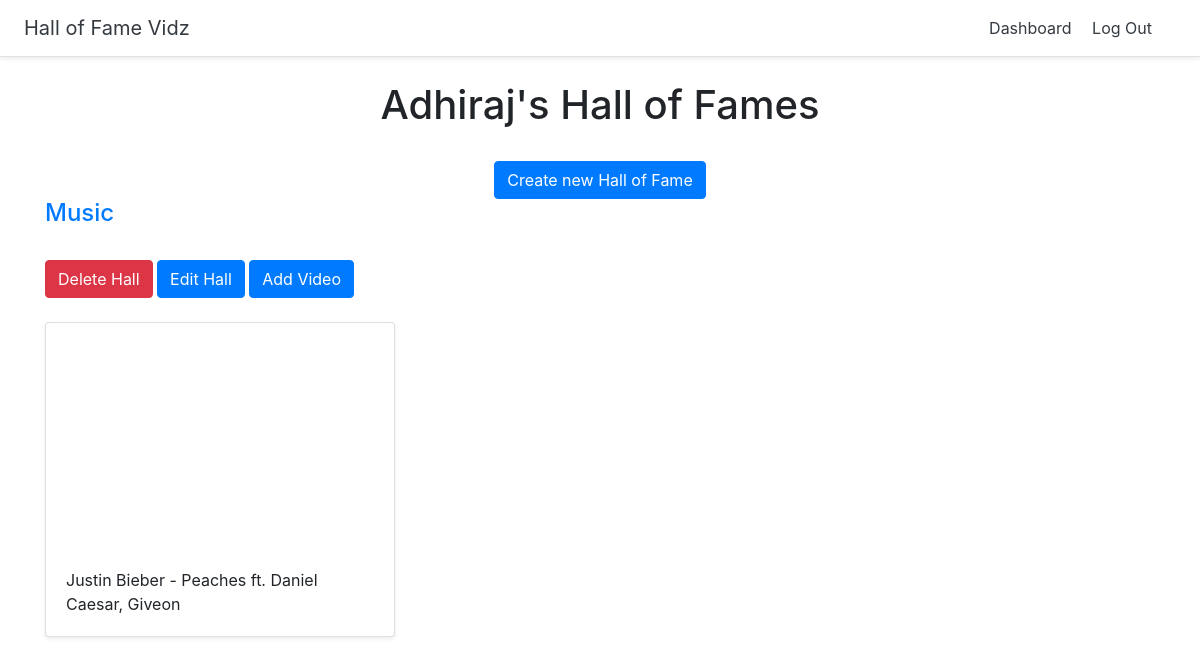
/dashboard/ (signed in), run on the app's committed database.
### halls/models.py (models this page shows)
class Hall(models.Model):
    title = models.CharField(max_length=255)
    user = models.ForeignKey(User, on_delete= models.CASCADE)

class Video(models.Model):
    title = models.CharField(max_length=255)
    url = models.URLField()
    youtube_id = models.CharField(max_length=255)
    hall = models.ForeignKey(Hall, on_delete=models.CASCADE)

### halls/views.py (the view)
# urls.py: path('dashboard/', views.dashboard, name = 'dashboard'),
@login_required
def dashboard(request):
    halls = Hall.objects.filter(user = request.user)
    return render(request, 'halls/dashboard.html',{'halls':halls})

### halls/templates/halls/dashboard.html
{%extends 'base.html'%}
{%block content%}
<br>
<div class = "container">
    <div class = "text-center">
        <h1>{{user.username}}'s Hall of Fames</h1>
        <br>
        <a href="{%url 'create_hall'%}" class = "btn btn-primary">Create new Hall of Fame</a>
    </div>
        {%for hall in halls%}
        <h4><a href="{%url 'detail_hall' hall.id%}">{{hall.title}}</a></h4>
        <br>
        <a href="{%url 'delete_hall' hall.id%}" class = "btn btn-danger">Delete Hall</a>
        <a href="{%url 'update_hall' hall.id%}" class = "btn btn-primary">Edit Hall</a>
        <a href="{%url 'add_video' hall.id%}" class = "btn btn-primary">Add Video</a>
        <br>
        <br>
        <div class = "row">
            {%for video in hall.video_set.all%}
            <div class="col-md-4">
                <div class="card mb-4 shadow-sm">
                    <iframe width="100%" height="225" src="https://www.youtube.com/embed/{{video.youtube_id}}"
                        title="YouTube video player" frameborder="0"
                        allow="accelerometer; autoplay; clipboard-write; encrypted-media; gyroscope; picture-in-picture"
                        allowfullscreen>
                    </iframe>
                    <div class="card-body">
                        <p class="card-text">
                            {{video.title }}
                        </p>
                    </div>
                </div>
            </div>
            {%endfor%}
        </div>
        {%endfor%}
</div>
{%endblock %}

### data on the page
Hall: title "Music"
Video: title "Justin Bieber - Peaches ft. Daniel Caesar, Giveon"

### other printed values
{{ user.username }} "Adhiraj"
